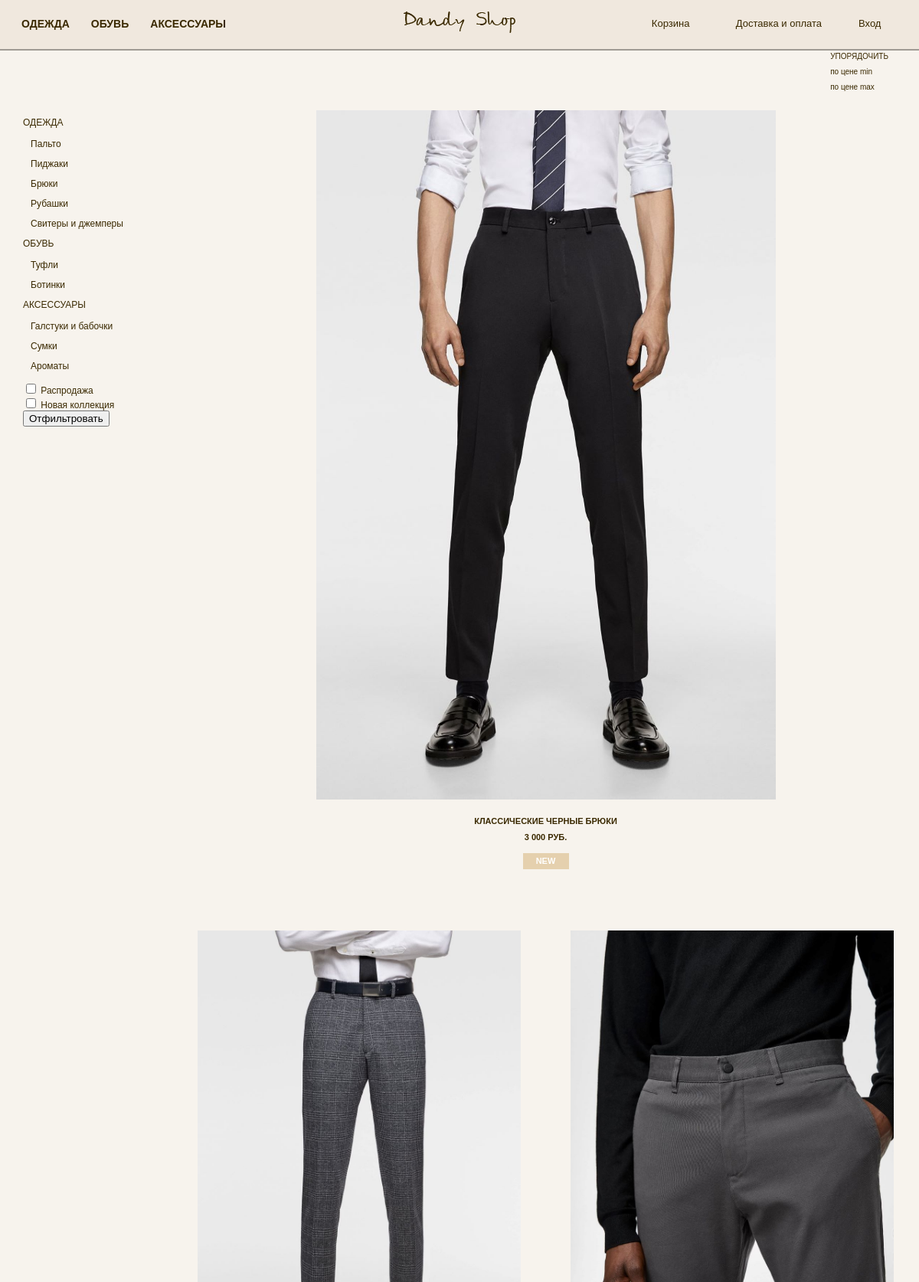
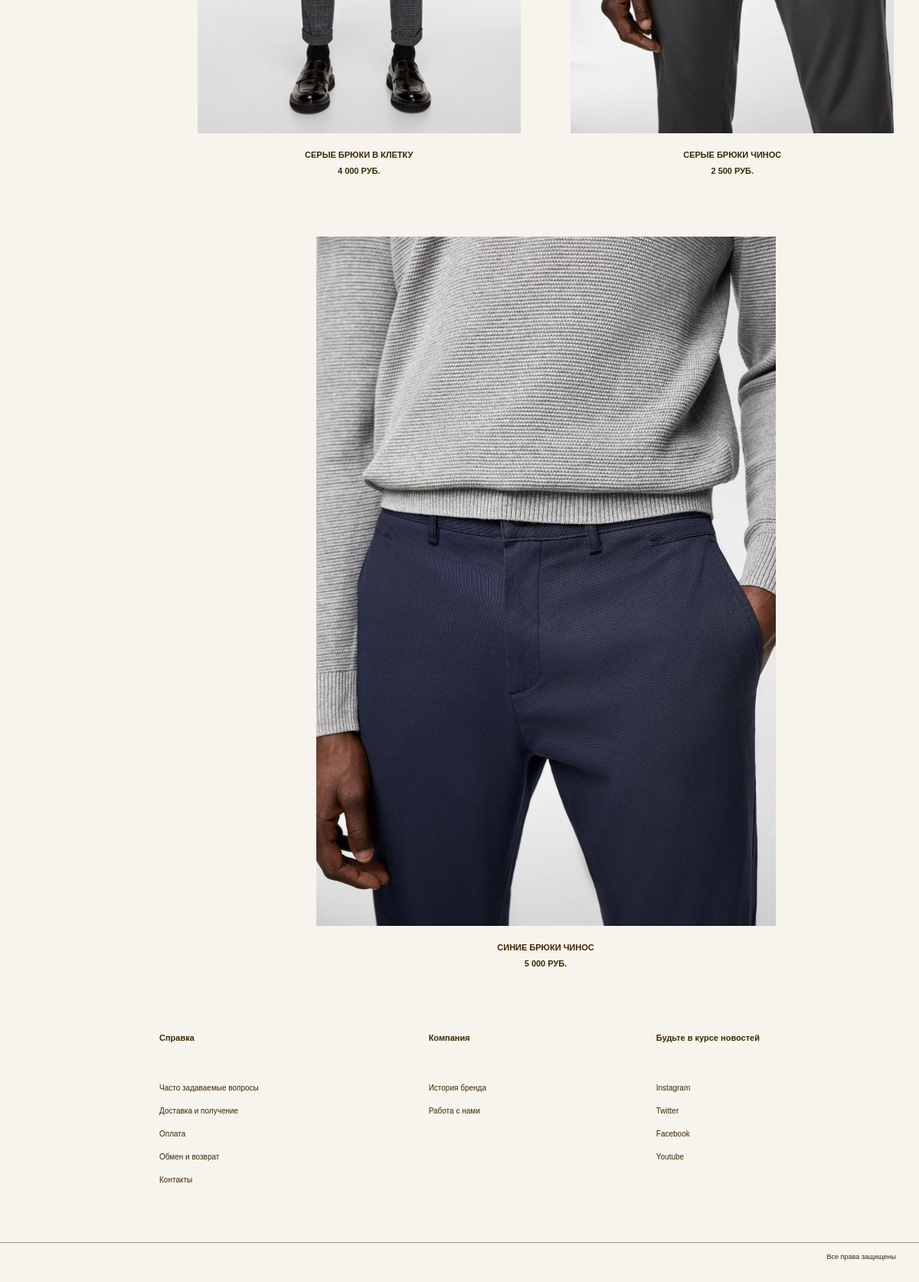
The page /catalog/3/ on the database its author committed (2 pictures, top to bottom).
### productApp/models.py (models this page shows, shortened)
class Product(models.Model):
    fk_subcatalog = models.ForeignKey(
        Subcatalog, on_delete=models.SET_NULL, related_name='products',
        null=True
    )
    name = models.CharField(max_length=100)
    description = models.TextField(blank=True)
    price = models.PositiveIntegerField(default=0)
    old_price = models.PositiveIntegerField(default=0, blank=True)
    new = models.BooleanField(default=False, blank=True)

class ImageProduct(models.Model):
    fk_product = models.ForeignKey(
        Product, on_delete=models.CASCADE, related_name='images_product')
    image = models.ImageField(
        blank=True, upload_to='imagesProduct')

### catalogApp/views.py (the view)
# urls.py: re_path(r'(?P<subcatalog_id>\d+)/$', views.catalog_list, name='catalog'),
def catalog_list(request, subcatalog_id):
    template = 'catalogApp/catalog.html'
    subcatalog = get_object_or_404(Subcatalog, id=subcatalog_id)
    products = subcatalog.products.all()
    sale = request.GET.getlist('sale', [None])[0]
    new = request.GET.getlist('new', [None])[0]
    sort_price = request.GET.get('sort', False)
    if sale:
        products = products.filter(old_price__gt=0)
    if new:
        products = products.filter(new=True)
    if sort_price:
        if sort_price == 'min_price':
            products = products.order_by('price')
        elif sort_price == 'max_price':
            products = products.order_by('-price')
    context = {
        'subcatalog_name': subcatalog.name,
        'subcatalog_id': subcatalog.id,
        'products': products,
        'sale': sale,
        'new': new,
        'sort_price': sort_price,
    }
    return render(request, template, context)

### accountApp/context_processors.py (called while the page is built)
def get_username(request):
    return {
        'is_auth': auth.get_user(request).is_authenticated,
    }

### main/context_processors.py (called while the page is built)
def get_subcatalog_state(request):
    def get_subcatalog(id_catalog, flag=False):
        arr = []
        clothes = Subcatalog.objects.filter(fk_catalog_id=id_catalog)
        for x in clothes:
            if flag:
                products = Product.objects.filter(fk_subcatalog_id=x, new=True)
            else:
                products = Product.objects.filter(fk_subcatalog_id=x, old_price__gt=0)
            if products:
                arr.append((x.id, x.name))
        return arr
    context = {
        'clothes_sale': get_subcatalog('1'),
        'shoes_sale': get_subcatalog('2'),
        'accessories_sale': get_subcatalog('3'),
        'clothes_new': get_subcatalog('1', True),
        'shoes_new': get_subcatalog('2', True),
        'accessories_new': get_subcatalog('3', True),
    }
    return context

### orderApp/context_processors.py (called while the page is built)
def get_order(request):
    return {
        'order_len': Order(request).__len__(),
    }

### orderApp/order.py (called while the page is built)
    def __len__(self):
        return sum(item['count'] for item in self.order.values())

### productApp/models.py (called while the page is built)
    def __str__(self):
        return str(self.size)

### catalogApp/templates/catalogApp/catalog.html (shortened to what this page needs)
{% extends 'base_template.html' %}
{% load staticfiles %}
{% load humanize %}
{% block style %}
    <link rel='stylesheet' href='{% static 'catalogApp/css/catalog_style.css' %}'>
    <link rel="stylesheet" href="{% static 'orderApp/css/window_done_added_style.css' %}">
{% endblock %}
{% block context %}
    <section class="sorted">
        <div class="container">
            <nav>
                <ul>
                    <li><h4>Упорядочить</h4></li>
                    <li>
                        <label for="id_sort_0">
                            по цене min
                        </label>
                    </li>
                    <li>
                        <label for="id_sort_1">
                            по цене max
                        </label>
                    </li>
                </ul>
            </nav>
        </div>
    </section>
    <section class="catalog_list">
        <div class="container">
            <div class="view_catalog">
                <nav class="view_menu_catalog">
                     <ul>
                        <li>
                            <h2>Одежда</h2>
                            <ul>
                                <li><a href="{% url 'catalogApp:catalog' '1' %}?{{ request.GET.urlencode }}">Пальто</a></li>
                                <li><a href="{% url 'catalogApp:catalog' '2' %}?{{ request.GET.urlencode }}">Пиджаки</a></li>
                                <li><a href="{% url 'catalogApp:catalog' '3' %}?{{ request.GET.urlencode }}">Брюки</a></li>
                                <li><a href="{% url 'catalogApp:catalog' '4' %}?{{ request.GET.urlencode }}">Рубашки</a></li>
                                <li><a href="{% url 'catalogApp:catalog' '5' %}?{{ request.GET.urlencode }}">Свитеры и джемперы</a></li>
                            </ul>
                        </li>
                        <li>
                            <h2>Обувь</h2>
                            <ul>
                                <li><a href="{% url 'catalogApp:catalog' '6' %}?{{ request.GET.urlencode }}">Туфли</a></li>
                                <li><a href="{% url 'catalogApp:catalog' '7' %}?{{ request.GET.urlencode }}">Ботинки</a></li>
                            </ul>
                        </li>
                        <li>
                            <h2>Аксессуары</h2>
                            <ul>
                                <li><a href="{% url 'catalogApp:catalog' '8' %}?{{ request.GET.urlencode }}">Галстуки и бабочки</a></li>
                                <li><a href="{% url 'catalogApp:catalog' '9' %}?{{ request.GET.urlencode }}">Сумки</a></li>
                                <li><a href="{% url 'catalogApp:catalog' '10' %}?{{ request.GET.urlencode }}">Ароматы</a></li>
                            </ul>
                        </li>
                    </ul>
                    <div class="filter">
                        <label for="sale">
                            <input form="filter_and_sort" type="checkbox" name="sale"
                                   value="True" id="sale"
                            >
                            Распродажа <br>
                        </label>
                        <label for="new">
                            <input form="filter_and_sort" type="checkbox" name="new"
                                   value="True" id="new"
                            >
                            Новая коллекция <br>
                        </label>
                        <button form="filter_and_sort" type="submit">Отфильтровать</button>
                    </div>
                </nav>
                <div class="view_tile_catalog">
                    {% if products %}
                        {% for product in products %}
                            <div class="{% cycle 'tile_box_1' 'tile_box_2' 'tile_box_3' %}">
                                <a href="{% url 'productApp:product' product.id %}" class="link_image">
                                    <img src="{{ product.images_product.first.image.url }}" alt="">
                                </a>
                                <a class="link_text">
                                    <h3>{{ product.name }}</h3>
                                    {% if product.old_price %}
                                        <div class="sale">
                                            <h3>{{ product.old_price|intcomma }} руб.</h3>
                                            <h4>{{ product.price|intcomma }} руб.</h4>
                                        </div>
                                    {% else %}
                                        <h3>{{ product.price|intcomma }} руб.</h3>
                                    {% endif %}
                                    {% if product.new %}
                                        <div class="new">
                                            <h5>new</h5>
                                        </div>
                                    {% endif %}
                                </a>
                            </div>
                        {% endfor %}
                    {% else %}
                        <h2>{{ subcatalog_name }} временно отсутствуют.</h2>
                    {% endif %}
                    </div>
                </div>
            </div>
    </section>
{% endblock %}

### static/css/base_style.css (style rules this page uses)
body { font-family: "century gothic", sans-serif; color: #3a2900; background-color: #f7f3ed; }
.container { max-width: 1200px; margin: 0 auto; }

### catalogApp/static/catalogApp/css/catalog_style.css (style rules this page uses)
.sorted { overflow: hidden; margin-bottom: 10px; }
.sorted nav { margin: 5px 40px; float: right; font-size: 10px; }
.sorted li { margin-bottom: 10px; }
.sorted h4 { text-transform: uppercase; }
.view_catalog { display: flex; align-items: flex-start; }
.view_menu_catalog { flex: 1; font-size: 12px; margin-top: 10px; margin-left: 30px; position: sticky; top: 75px; }
.view_menu_catalog h2 { text-transform: uppercase; margin-bottom: 16px; }
.view_menu_catalog a { display: block; margin-bottom: 14px; color: #3a2900; text-decoration: none; font-weight: normal; }
.view_menu_catalog ul li ul { margin-left: 10px; }
.view_tile_catalog { flex: 5; display: grid; grid-template-columns: 1fr 1fr; grid-row-gap: 70px; justify-items: center; align-self: start; justify-content: space-between; }
.tile_box_1, .tile_box_2, .tile_box_3 { text-align: center; background-repeat: no-repeat; background-size: contain; }
.tile_box_1 img, .tile_box_2 img, .tile_box_3 img { width: 100%; }
.tile_box_1 { width: 600px; grid-column: 1/3; }
.tile_box_2, .tile_box_3 { width: 422px; }
.tile_box_1 a, .tile_box_2 a, .tile_box_3 a { display: block; font-size: 11px; font-weight: bold; text-decoration: none; text-transform: uppercase; }
.link_text { padding-top: 20px; color: #3a2900; }
.link_text h3, .link_text h4 { margin-bottom: 10px; }
.new { padding: 5px 0; background-color: #e5d0ae; width: 60px; text-align: center; margin: 15px auto 10px; font-size: 11px; color: #fff; text-transform: uppercase; }

### rows shown on the page
Product: images_product.first.image (picture), name "КЛАССИЧЕСКИЕ ЧЕРНЫЕ БРЮКИ", price "3 000", new "NEW"
Product: images_product.first.image (picture), name "СЕРЫЕ БРЮКИ В КЛЕТКУ", price "4 000"
Product: images_product.first.image (picture), name "СЕРЫЕ БРЮКИ ЧИНОС", price "2 500"
Product: images_product.first.image (picture), name "СИНИЕ БРЮКИ ЧИНОС", price "5 000"
